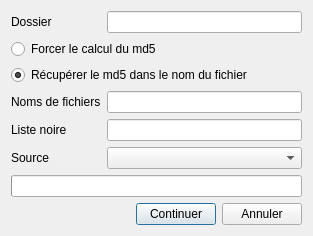
<?xml version="1.0" encoding="UTF-8"?>
<ui version="4.0">
 <class>BlacklistFix1</class>
 <widget class="QDialog" name="BlacklistFix1">
  <property name="geometry">
   <rect>
    <x>0</x>
    <y>0</y>
    <width>313</width>
    <height>220</height>
   </rect>
  </property>
  <property name="windowTitle">
   <string>Réparateur de liste noire</string>
  </property>
  <property name="windowIcon">
   <iconset resource="../resources.qrc">
    <normaloff>:/images/icon.ico</normaloff>:/images/icon.ico</iconset>
  </property>
  <layout class="QFormLayout" name="formLayout">
   <item row="0" column="0">
    <widget class="QLabel" name="label">
     <property name="text">
      <string>Dossier</string>
     </property>
    </widget>
   </item>
   <item row="0" column="1">
    <widget class="QLineEdit" name="lineFolder"/>
   </item>
   <item row="1" column="0" colspan="2">
    <widget class="QRadioButton" name="radioForce">
     <property name="text">
      <string>Forcer le calcul du md5</string>
     </property>
    </widget>
   </item>
   <item row="2" column="0" colspan="2">
    <widget class="QRadioButton" name="radioFilename">
     <property name="text">
      <string>Récupérer le md5 dans le nom du fichier</string>
     </property>
     <property name="checked">
      <bool>true</bool>
     </property>
    </widget>
   </item>
   <item row="3" column="0">
    <widget class="QLabel" name="label_2">
     <property name="text">
      <string>Noms de fichiers</string>
     </property>
    </widget>
   </item>
   <item row="3" column="1">
    <widget class="QLineEdit" name="lineFilename"/>
   </item>
   <item row="4" column="0">
    <widget class="QLabel" name="label_3">
     <property name="text">
      <string>Liste noire</string>
     </property>
    </widget>
   </item>
   <item row="4" column="1">
    <widget class="QLineEdit" name="lineBlacklist"/>
   </item>
   <item row="5" column="0">
    <widget class="QLabel" name="label_4">
     <property name="text">
      <string>Source</string>
     </property>
    </widget>
   </item>
   <item row="5" column="1">
    <widget class="QComboBox" name="comboSource"/>
   </item>
   <item row="6" column="0" colspan="2">
    <widget class="QProgressBar" name="progressBar">
     <property name="enabled">
      <bool>true</bool>
     </property>
     <property name="format">
      <string>%v/%m</string>
     </property>
    </widget>
   </item>
   <item row="7" column="0" colspan="2">
    <layout class="QHBoxLayout" name="horizontalLayout_4">
     <item>
      <spacer name="horizontalSpacer">
       <property name="orientation">
        <enum>Qt::Horizontal</enum>
       </property>
       <property name="sizeHint" stdset="0">
        <size>
         <width>40</width>
         <height>20</height>
        </size>
       </property>
      </spacer>
     </item>
     <item>
      <widget class="QPushButton" name="buttonContinue">
       <property name="text">
        <string>Continuer</string>
       </property>
      </widget>
     </item>
     <item>
      <widget class="QPushButton" name="buttonCancel">
       <property name="text">
        <string>Annuler</string>
       </property>
      </widget>
     </item>
    </layout>
   </item>
  </layout>
 </widget>
 <resources>
  <include location="../resources.qrc"/>
 </resources>
 <connections/>
</ui>
